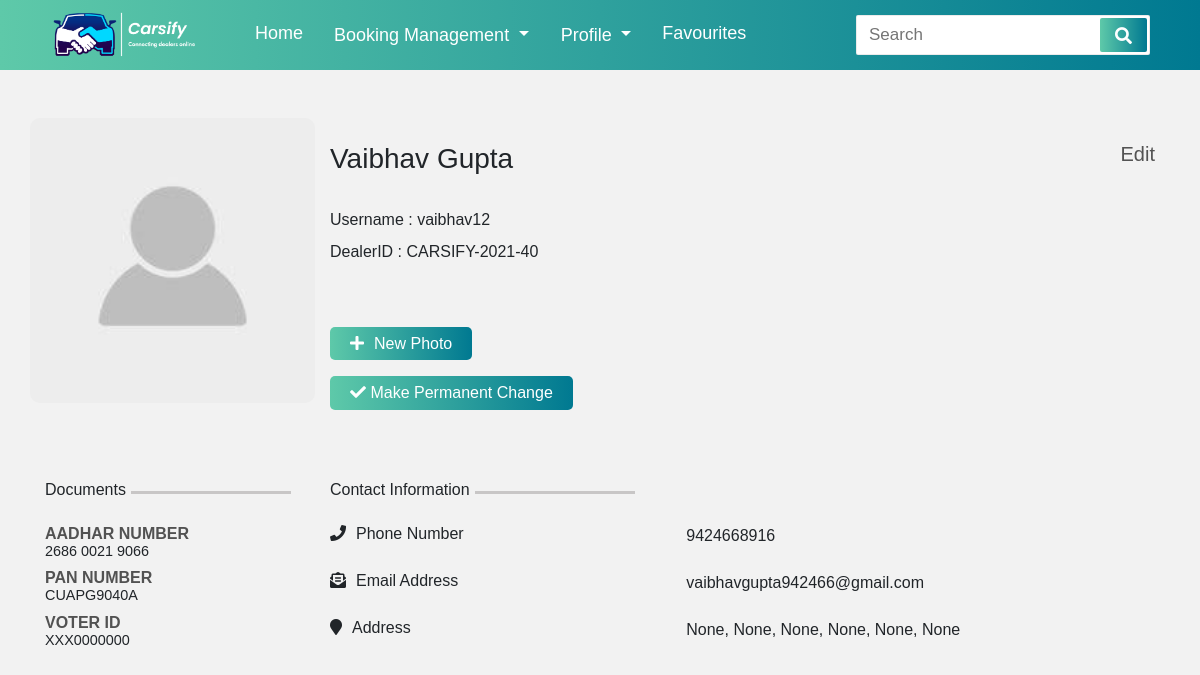
/profile/ (signed in), run on the app's committed database.
### CarsifyApp/models.py (models this page shows, shortened)
class UserProfile(models.Model):
    user = models.ForeignKey(User,on_delete=models.CASCADE,null=True)
    ProfileImg = models.FileField(null=True)
    ContactNo = models.IntegerField(null=True)
    Email = models.EmailField(null=True)
    Address = models.ForeignKey(Address,on_delete=models.CASCADE,null=True)
    isDealer = models.BooleanField(default="False")
    AddharNumber = models.IntegerField(null=True, default=0000000000000000)
    PanNumber = models.TextField(null=True)
    VoterID = models.TextField(null=True)

class Address(models.Model):
    user = models.ForeignKey(User, on_delete=models.CASCADE, null=True)
    Address_Typee = models.ForeignKey(Address_Type, on_delete=models.CASCADE, null=True)
    street_address = models.CharField(max_length=100, null=True)
    apartment_address = models.CharField(max_length=100, null=True)
    City = models.TextField(null=True)
    State = models.TextField(null=True)
    country = models.TextField(null=True)
    zip = models.IntegerField(null=True)

### CarsifyApp/views.py (the view)
# urls.py: path('profile/', Profile, name='Profile'),
@login_required(login_url='CarsifyApp:LoginSignup')
def Profile(request):
    try:
        useralldata = UserProfile.objects.get(user=request.user)
    except:
        useralldata = None
    if useralldata:
        if request.method == "POST":
            img = request.FILES["image"]
            useralldata.ProfileImg = img
            useralldata.save()
            return redirect('CarsifyApp:Profile')
    else:
        user = request.user
        UserProfile.objects.create(user=user)
        type = Address_Type.objects.all()
        for i in type:
            Address.objects.create(user=user, Address_Typee=i)
    if useralldata==None:
        Aadhar = 'None'
    else:
        Aadhar = str(useralldata.AddharNumber)[0:4]+" "+str(useralldata.AddharNumber)[4:8]+" "+str(useralldata.AddharNumber)[8:12]
    address = Address.objects.filter(user=request.user).first()
    dic = {'useralldata':useralldata, 'useraddress': address,'Aadhar':Aadhar}
    return render(request, 'profile.html', dic)

### CarsifyApp/templates/profile.html (shortened to what this page needs)
{% load static %}
<!doctype html>
<html lang="en">
  <head>
    <link rel="stylesheet" href="https://stackpath.bootstrapcdn.com/bootstrap/4.3.1/css/bootstrap.min.css">
    <link rel="stylesheet" href="https://pro.fontawesome.com/releases/v5.10.0/css/all.css"/>
    <link rel="stylesheet" href="{% static 'assets/stylesheets/navigation.css' %}">
    <link rel="stylesheet" href="{% static 'assets/stylesheets/profile.css' %}">
  </head>
  <body>
      <nav>
        <div class="logoo">
          <img src="{% static 'assets/images/logo7.png' %}"/>
        </div>
        <div class="navitems">
            <li><a href="{% url 'CarsifyApp:Dashboard' %}">Home</a></li>
            <li><a href="#">
                <div class="dropdown show">
                    <a class="btn dropdown-toggle dropdown-navi" href="#" role="button" id="dropdownMenuLink" data-toggle="dropdown" aria-haspopup="true" aria-expanded="false">
                      Booking Management
                    </a>
                  </div>
            </a></li>
            <li><a href="#"><div class="dropdown show">
              <a class="btn dropdown-toggle dropdown-navi" href="profile.html" role="button" id="dropdownMenuLink" data-toggle="dropdown" aria-haspopup="true" aria-expanded="false">
               Profile
              </a>
            </div></a></li>
            <li><a href="{% url 'CarsifyApp:Favourites' %}">Favourites</a></li>
        </div>
        <form action="#">
                <input type="search" class="search-data" placeholder="Search" required>
                <button type="submit" class="fas fa-search"></button>
        </form>
    </nav>
    <div class="container">
        <div class="row pt-5 row1">
            <div class="col-lg-3 p-0">
              {% if  useralldata.ProfileImg %}
              <img id = "outImage" src="{{ useralldata.ProfileImg.url }}">
              {% else %}
              <img id = "outImage" src="{% static 'assets/images/user_init.jpg' %}">
              {% endif %}
            </div>
            <div class="col-lg-9 pt-3">
              <div class="d-flex justify-content-between py-2">
                <div class="d-block mb-1">
                  <h3>{{ request.user.first_name }} {{ request.user.last_name }}</h3>
                  <br/>
                  <p class='mb-2'>Username : {{request.user.username}}</p>
                  <p class='mb-2'>DealerID : CARSIFY-{{request.user.date_joined.year}}-{{request.user.id}}</p>
                </div>
                <h5><a href="{% url 'CarsifyApp:Editprofile' %}">Edit</a></h5>
              </div>
              <br><Br>
              <a id="new_profile" ><i class="fa fa-plus"></i>New Photo</a>
              <form method="post" action="" enctype="multipart/form-data">
                <button class="upass" type="submit"><i class="fa fa-check"> </i> Make Permanent Change</button>
            </form>
            </div>
        </div>
        <div class="row pt-3 row2 mb-5 mt-4">
          <div class="col-lg-3">
            <div class="d-flex">
              <h6>Documents</h6>
              <hr>
            </div>
            <h5>AADHAR NUMBER</h5>
            <h6>{{Aadhar}}</h6>
            <h5>PAN NUMBER</h5>
            <h6>{{useralldata.PanNumber}}</h6>
            <h5>VOTER ID</h5>
            <h6>{{useralldata.VoterID}}</h6>
          </div>
          <div class="col-lg-9 contact">
            <div class="d-flex">
              <h6>Contact Information</h6>
              <hr>
            </div>
            <div class="row">
              <div class="col-lg-5">
                <h6><i class="fa fa-phone"></i>Phone Number</h6>
              </div>
              <div class="col-lg-7">
                <p>{{useralldata.ContactNo}}</p>
              </div>
            </div>
            <div class="row">
              <div class="col-lg-5">
                <h6><i class="fa fa-envelope-open-text"></i>Email Address</h6>
              </div>
              <div class="col-lg-7">
                <p>{{request.user.email}}</p>
              </div>
            </div>
            <div class="row">
              <div class="col-lg-5">
                <h6><i class="fa fa-map-marker"></i>Address</h6>
              </div>
              <div class="col-lg-7">
                <p>{{useraddress.apartment_address}}, {{useraddress.street_address}},
                    {{useraddress.City}},
                   {{useraddress.State}},
                   {{useraddress.country}},
                    {{useraddress.zip}}</p>
              </div>
            </div>
          </div>
        </div>
    </div>
  </body>
</html>

### CarsifyApp/static/assets/stylesheets/navigation.css (style rules this page uses)
:root { --main-bg-color: #007991; --secondary-bg-color:#5ec9a9; }
* { margin: 0; padding: 0; outline: none; box-sizing: border-box; font-family: 'Montserrat', sans-serif; }
body { background: #f2f2f2; height: 100%; width: 100%; }
p { margin: 0 !important; }
li { list-style: none; }
nav { background:var(--main-bg-color); background: -webkit-linear-gradient(to right, var(--secondary-bg-color),var(--main-bg-color)); background: linear-gradient(to right, var(--secondary-bg-color),var(--main-bg-color)); display: flex !important; flex-wrap: wrap; align-items: center; justify-content: space-between; height: 70px; padding: 0 100px ; }
nav .navitems { display: flex; flex: 1; padding: 0 0 0 40px; }
nav .navitems li { list-style: none; padding: 0 15px; }
nav .navitems li a { color: #fff; font-size: 18px; font-weight: 500; text-decoration: none; margin: auto 0px; }
.dropdown-navi { padding: 0px !important; outline: none !important; }
nav form { display: flex; height: 40px; padding: 2px; background: white; min-width: 18%!important; border-radius: 2px; border: 1px solid rgba(155,155,155,0.2); }
nav form .search-data { width: 100%; height: 100%; padding: 0 10px; color: black; font-size: 17px; border: none; font-weight: 500; background: white; }
nav form button { padding: 0 15px; color: #fff; font-size: 17px; background:var(--main-bg-color); background: -webkit-linear-gradient(to right, var(--secondary-bg-color),var(--main-bg-color)); background: linear-gradient(to right, var(--secondary-bg-color),var(--main-bg-color)); border: none; border-radius: 2px; cursor: pointer; }
@media (max-width: 1245px) { nav { padding: 0 50px; } }
.logoo img { width: 150px; background-size: cover; }

### CarsifyApp/static/assets/stylesheets/profile.css (style rules this page uses)
* { padding: 0; margin: 0; box-sizing: border-box; }
body { width: 100%; height: 100%; padding: 0; margin: 0; box-sizing: border-box; }
.row1>div>img { width: 100%; min-height: 200px; border-radius: 10px; }
.row1>div>a>i { margin-right: 10px; }
.row1>div>a, .row>form>a { background: #007991; background: -webkit-linear-gradient(to right, #5ec9a9, #007991); background: linear-gradient(to right, #5ec9a9, #007991); color: white !important; border-radius: 5px; text-decoration: none; padding: 8px 20px; cursor: pointer; }
.row1>div>div>h5>a { cursor: pointer; color: rgb(83, 83, 83); text-decoration: none; }
.row2>div>div>hr ,.row3>div>div>hr { width: 160px; align-items: center; margin-top: 0.7rem !important; border-top: 3px solid rgba(150, 146, 146, 0.459) !important; margin-left: 5px; }
.row2>div>h5 { font-size: 1rem; font-weight: bold; margin-bottom: 0px !important; color: rgba(0, 0, 0, 0.664); }
.row2>div>div>h6 { margin-bottom: 25px; }
.row2>div>h6 { font-size: 90%; }
.contact .row { margin-bottom: 20px; }
.contact>div>div>h6>i { margin-right: 10px; }
.upass { margin-top: 20px; padding: 5px 20px; outline: none; border: none; border-radius:5px; background: #007991; background: -webkit-linear-gradient(to right, #5ec9a9, #007991); background: linear-gradient(to right, #5ec9a9, #007991); color: white; margin-bottom: 30px; }

### data on the page
UserProfile: PanNumber "CUAPG9040A", VoterID "XXX0000000", ContactNo "9424668916"
Address: apartment_address "None", street_address "None", City "None", State "None", country "None", zip "None"

### other printed values
{{ request.user.first_name }} "Vaibhav"
{{ request.user.last_name }} "Gupta"
{{ request.user.username }} "vaibhav12"
{{ request.user.date_joined.year }} "2021"
{{ request.user.id }} "40"
{{ Aadhar }} "2686 0021 9066"
{{ request.user.email }} "vaibhavgupta942466@gmail.com"
